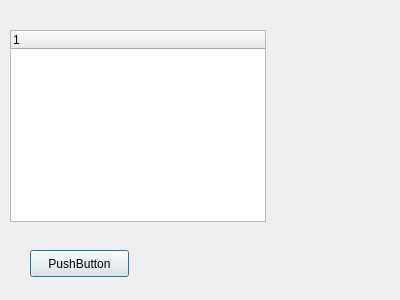
<?xml version="1.0" encoding="UTF-8"?>
<ui version="4.0">
 <class>Dialog</class>
 <widget class="QDialog" name="Dialog">
  <property name="geometry">
   <rect>
    <x>0</x>
    <y>0</y>
    <width>400</width>
    <height>300</height>
   </rect>
  </property>
  <property name="windowTitle">
   <string>Dialog</string>
  </property>
  <widget class="QTreeWidget" name="treeWidget">
   <property name="geometry">
    <rect>
     <x>10</x>
     <y>30</y>
     <width>256</width>
     <height>192</height>
    </rect>
   </property>
   <column>
    <property name="text">
     <string notr="true">1</string>
    </property>
   </column>
  </widget>
  <widget class="QPushButton" name="pushButton">
   <property name="geometry">
    <rect>
     <x>30</x>
     <y>250</y>
     <width>99</width>
     <height>27</height>
    </rect>
   </property>
   <property name="text">
    <string>PushButton</string>
   </property>
  </widget>
 </widget>
 <layoutdefault spacing="6" margin="11"/>
 <resources/>
 <connections/>
</ui>
